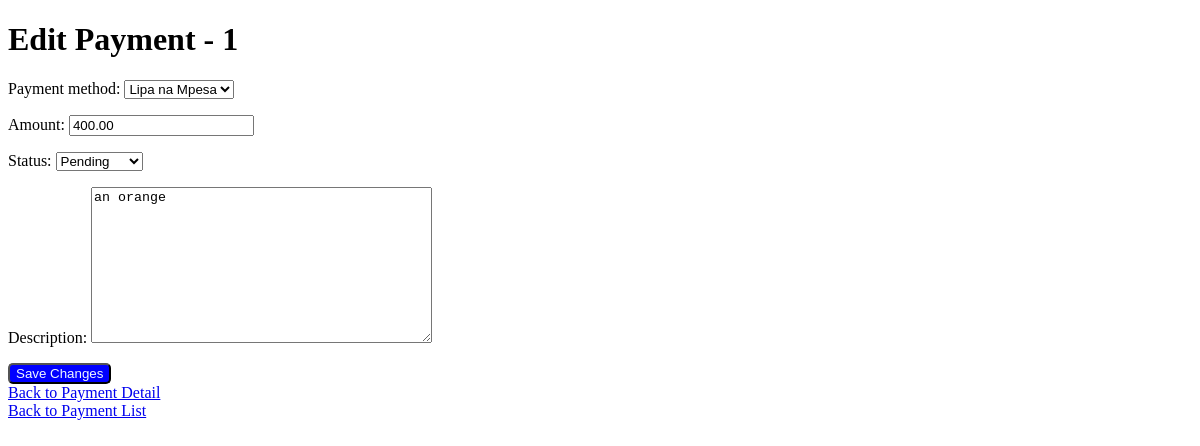
The page /payment/payments/edit/1/ on the database as committed earlier.
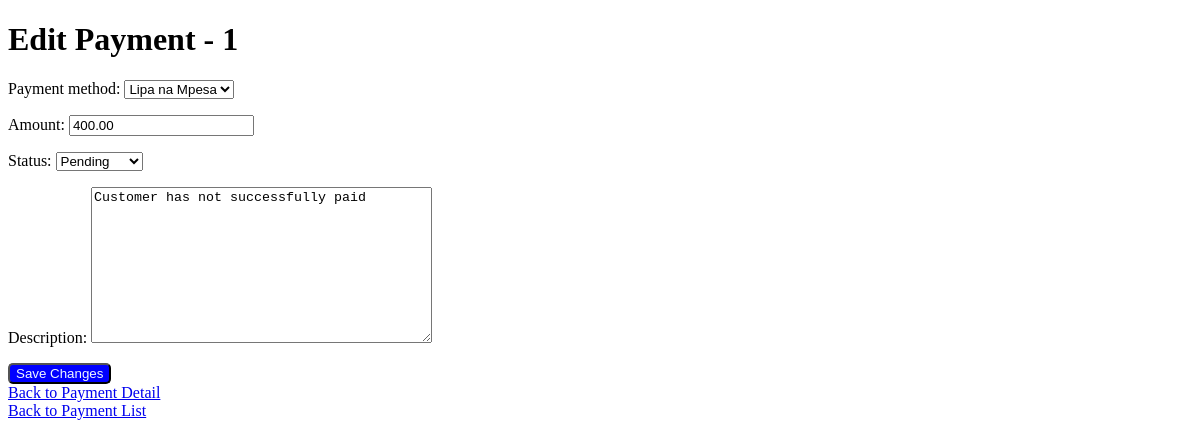
The same page on the database as committed later.
### payment/models.py (models this page shows)
class Payment(models.Model):
    PAYMENT_METHODS = (
        ('NB', 'Lipa na Mpesa'),
        ('PP', 'Cash')
    )
    STATUS_CHOICES = (
        ('P', 'Pending'),
        ('C', 'Completed'),
        ('F', 'Failed'),
    )
    payment_method = models.CharField(max_length=2, choices=PAYMENT_METHODS)
    amount = models.DecimalField(max_digits=8, decimal_places=2)
    date = models.DateTimeField(auto_now_add=True)
    status = models.CharField(max_length=1, choices=STATUS_CHOICES)
    description = models.TextField()

### payment/views.py (the view)
# urls.py: path('payments/edit/<int:pk>/', views.edit_payment, name='edit_payment'),
def edit_payment(request, pk):
    payment = get_object_or_404(Payment, pk=pk)
    if request.method == 'POST':
        form = PaymentUploadForm(request.POST, instance=payment)
        if form.is_valid():
            form.save()
            return redirect('payment_detail', pk=pk)
    else:
        form = PaymentUploadForm(instance=payment)
    return render(request, 'payment/edit_payment.html', {'form': form, 'payment': payment})

### payment/forms.py
class PaymentUploadForm(forms.ModelForm):
    class Meta:
        model=Payment
        fields="__all__"

### templates/payment/edit_payment.html (shortened to what this page needs)
<!DOCTYPE html>
<html lang="en">
<head>
</head>
<body>
    <div class="edit-payment-form">
        <h1>Edit Payment - {{ payment.id }}</h1>
        <form method="post">
            {{ form.as_p }}
            <button type="submit">Save Changes</button>
        </form>
    </div>
    <div class="navigation">
        <a href="{% url 'payment_detail' payment.id %}">Back to Payment Detail</a><br>
        <a href="{% url 'payment_list' %}">Back to Payment List</a>
    </div>
</body>
</html>

Rows that differ between the two databases and show on the page:
changed Payment "Lipa na Mpesa": description "an orange" → "Customer has not successfully paid"
